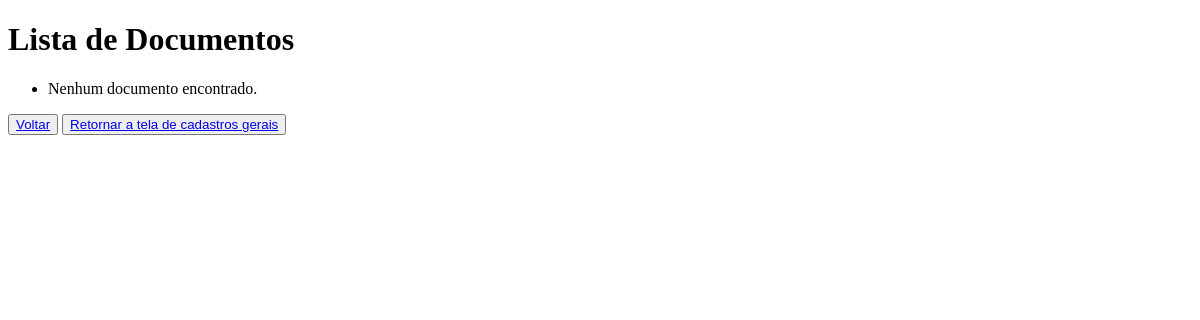
Page /listar_material/ on the earlier database version.
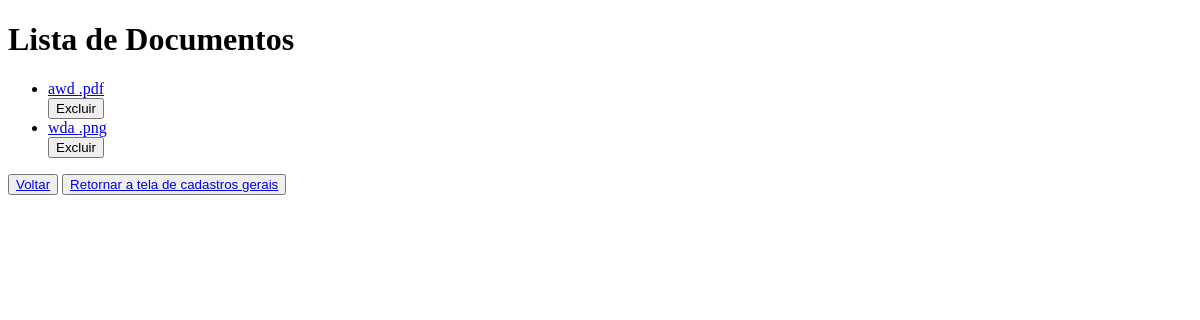
Same page on the later database version.
### core/models.py (models this page shows, shortened)
class Material(models.Model):
    title = models.CharField(max_length=255)
    file = models.FileField(upload_to='core/')

### core/views.py (the view)
# urls.py: path('listar_material/', views.listar_material, name='listar_material'),
def listar_material(request):
    material = Material.objects.all()
    return render(request, 'core/listar_material.html', {'material': material})

### core/templates/core/listar_material.html (shortened to what this page needs)
<!DOCTYPE html>
<html lang="pt-BR">
<head>
</head>
<body>
  <h1>Lista de Documentos</h1>
    <ul>
        {% for material in material %}
            <li>
                <a href="{% url 'download_document' material.id %}">{{ material.title }} {{ material.file.name|slice:"-4:" }}</a>
            </li>
             <form action="{% url 'deletar_material' material.id %}" method="post" style="display:inline;">
                <button type="submit" onclick="return confirm('Tem certeza que deseja excluir este documento?');">Excluir</button>
            </form>
        {% empty %}
            <li>Nenhum documento encontrado.</li>
        {% endfor %}
    </ul>
    <button ><a href="{% url 'cadastro_material' %}"> Voltar </a></button>
    <button ><a href="{% url 'cadastro_geral' %}"> Retornar a tela de cadastros gerais </a></button>
   </body>
</html>

Differences in the rows shown:
added Material: title "awd", file.name ".pdf"
added Material: title "wda", file.name ".png"
Other differences:
text no longer shown: "Nenhum documento encontrado."
